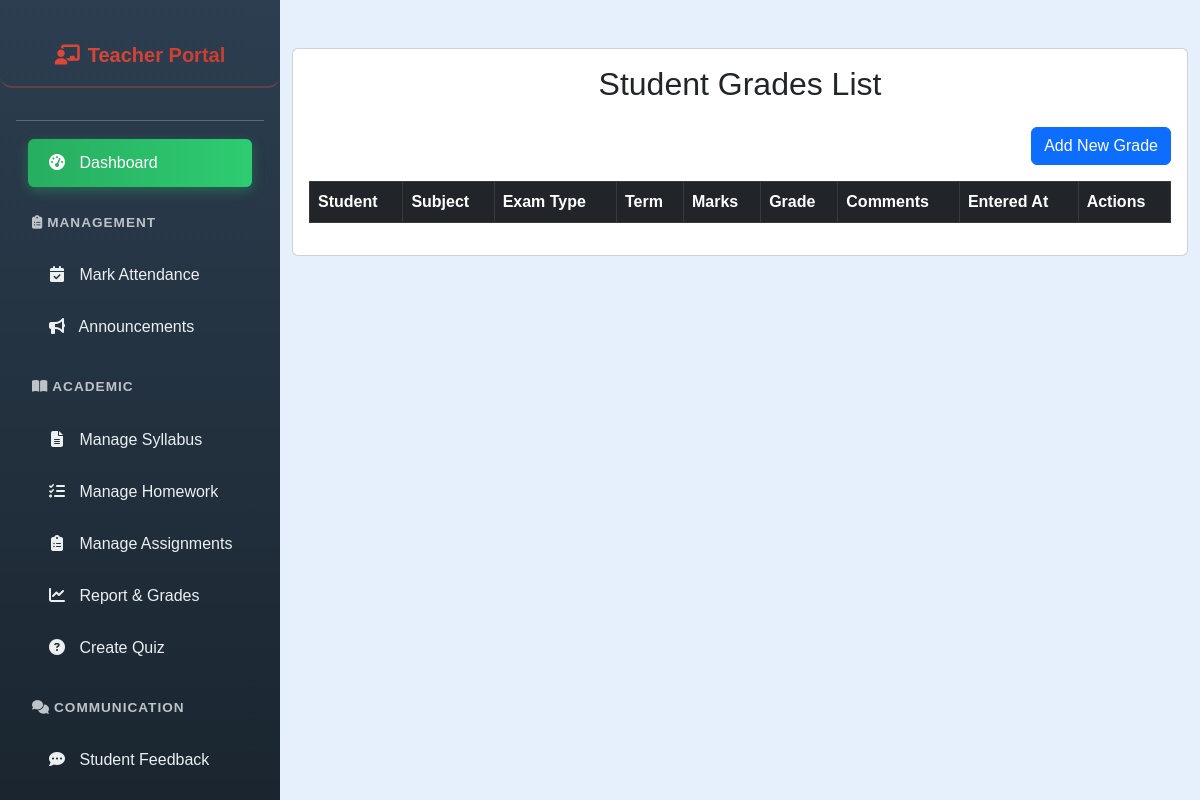
The app's page /teacher/view_grades.php (signed in), older data.
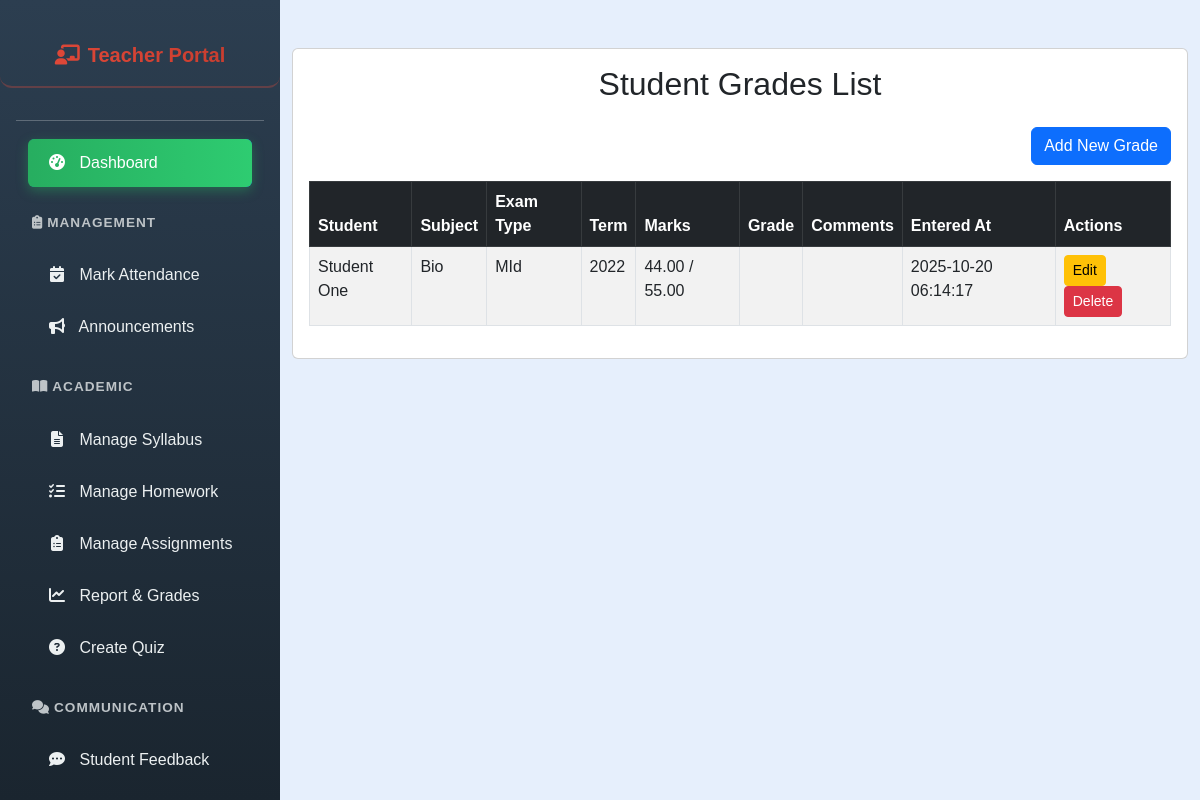
The same page, newer data.
### tables this page shows
CREATE TABLE `grades` (
  `grade_id` int(11) NOT NULL,
  `student_id` int(11) NOT NULL,
  `subject_id` int(11) NOT NULL,
  `class_id` int(11) NOT NULL,
  `exam_type` varchar(50) NOT NULL,
  `term` varchar(50) NOT NULL,
  `marks_obtained` decimal(5,2) NOT NULL,
  `max_marks` decimal(5,2) NOT NULL,
  `grade` varchar(5) DEFAULT NULL,
  `comments` text DEFAULT NULL,
  `entered_by` int(11) NOT NULL,
  `entered_at` timestamp NOT NULL DEFAULT current_timestamp()
);

CREATE TABLE `users` (
  `user_id` int(11) NOT NULL,
  `usertype` enum('Teacher','Student') NOT NULL,
  `first_name` varchar(50) NOT NULL,
  `last_name` varchar(50) NOT NULL,
  `email` varchar(100) NOT NULL,
  `password_hash` varchar(255) NOT NULL,
  `gender` enum('Male','Female','Other') NOT NULL,
  `dob` date NOT NULL,
  `contact_number` varchar(20) DEFAULT NULL,
  `address` text DEFAULT NULL,
  `profile_picture` varchar(255) DEFAULT NULL,
  `class_id` int(11) DEFAULT NULL,
  `created_at` datetime DEFAULT current_timestamp(),
  `updated_at` datetime DEFAULT current_timestamp() ON UPDATE current_timestamp()
);

CREATE TABLE `subjects` (
  `subject_id` int(11) NOT NULL,
  `subject_name` varchar(100) NOT NULL,
  `class_id` int(11) NOT NULL,
  `created_at` datetime DEFAULT current_timestamp()
);

### teacher/view_grades.php (the view, shortened to what this page needs)
<?php
include('../config.php');
$teacher_id = $_SESSION["user_id"];
$classQuery = "
    SELECT class_id, class_name
    FROM classes
    WHERE class_id = (SELECT class_id FROM users WHERE user_id = ?)
";
$stmt = $conn->prepare($classQuery);
$stmt->bind_param("i", $teacher_id);
$stmt->execute();
$classResult = $stmt->get_result();
$class = $classResult->fetch_assoc();
$query = "
    SELECT g.grade_id, g.exam_type, g.term, g.marks_obtained, g.max_marks,
           g.grade, g.comments, g.entered_at,
           u.first_name, u.last_name,
           s.subject_name
    FROM grades g
    JOIN users u ON g.student_id = u.user_id
    JOIN subjects s ON g.subject_id = s.subject_id
    WHERE g.class_id = ? AND g.entered_by = ?
    ORDER BY g.grade_id DESC
";
$stmt = $conn->prepare($query);
$stmt->bind_param("ii", $class['class_id'], $teacher_id);
$stmt->execute();
$result = $stmt->get_result();
?>
<!DOCTYPE html>
<html>
<head>
    <link href="https://cdn.jsdelivr.net/npm/bootstrap@5.3.0/dist/css/bootstrap.min.css" rel="stylesheet" />
</head>
<body style="margin-left:280px; background-color:#e6effc;">
<?php include('teacher_sidebar.php'); ?>
<div class="container mt-5 mb-5">
    <div class="card">
        <div class="card-body">
            <h2 class="mb-4 text-center">Student Grades List</h2>
            <div class="mb-3 text-end">
                <a href="add_grade.php" class="btn btn-primary">Add New Grade</a>
            </div>
            <div class="table-responsive">
                <table class="table table-bordered table-striped">
                    <thead class="table-dark">
                        <tr>
                            <th>Student</th>
                            <th>Subject</th>
                            <th>Exam Type</th>
                            <th>Term</th>
                            <th>Marks</th>
                            <th>Grade</th>
                            <th>Comments</th>
                            <th>Entered At</th>
                            <th>Actions</th>
                        </tr>
                    </thead>
                    <tbody>
                    <?php while ($row = $result->fetch_assoc()): ?>
                        <tr>
                            <td><?= htmlspecialchars($row['first_name'] . ' ' . $row['last_name']) ?></td>
                            <td><?= htmlspecialchars($row['subject_name']) ?></td>
                            <td><?= htmlspecialchars($row['exam_type']) ?></td>
                            <td><?= htmlspecialchars($row['term']) ?></td>
                            <td><?= htmlspecialchars($row['marks_obtained']) ?> / <?= htmlspecialchars($row['max_marks']) ?></td>
                            <td><?= htmlspecialchars($row['grade'] ?? 'N/A') ?></td>
                            <td><?= htmlspecialchars($row['comments'] ?? 'N/A') ?></td>
                            <td><?= htmlspecialchars($row['entered_at']) ?></td>
                            <td>
                                <a href="edit_grade.php?id=<?= $row['grade_id'] ?>" class="btn btn-sm btn-warning">Edit</a>
                                <button onclick="confirmDelete(<?= $row['grade_id'] ?>)" class="btn btn-sm btn-danger">Delete</button>
                            </td>
                        </tr>
                    <?php endwhile; ?>
                    </tbody>
                </table>
            </div>
        </div>
    </div>
</div>
</body>
</html>

Row changes from the older to the newer data that the page shows:
added grades: users.first_name+last_name "Student One", subject.subject_name "Bio", exam_type "MId", term "2022", marks_obtained "44.00", max_marks "55.00", entered_at "2025-10-20 06:14:17"
